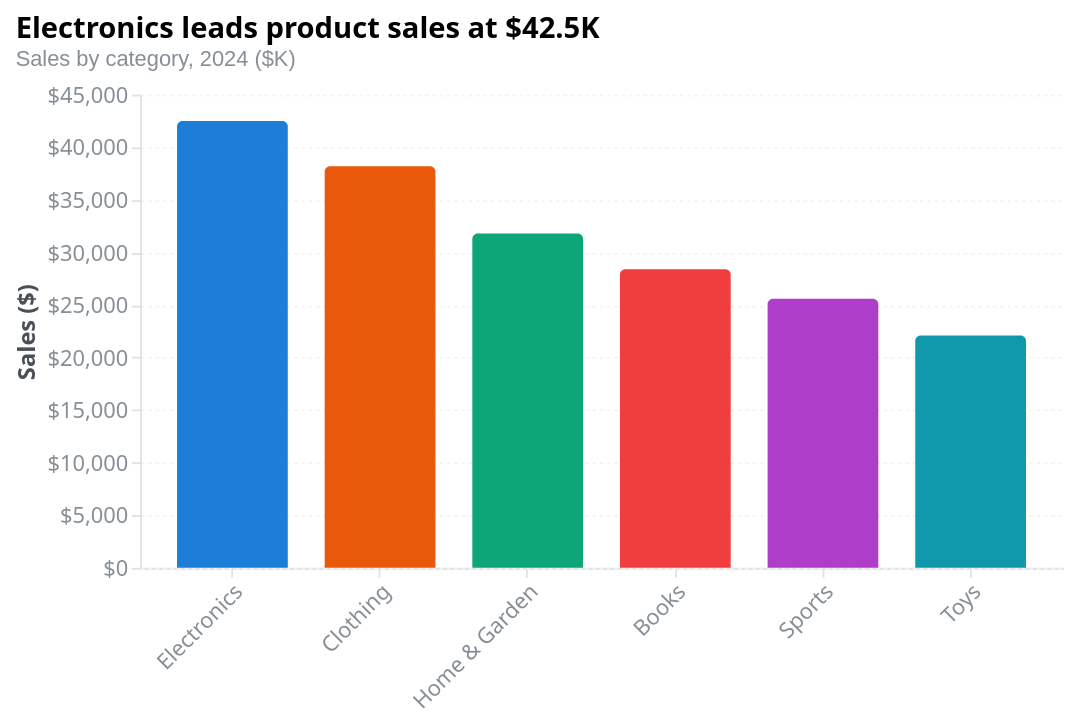

Write a Vega-Lite specification for this figure.
### Vega specification from a JSON file in a GitHub repository (floating-point values rounded to 4 significant figures)
{"_metadata": {"customization": ["Replace 'values' array with your data", "Change field names in scales and marks to match your data", "Update axes titles to include your units", "Modify title and description for your context"], "dataFormat": "Array of objects with 'category' (nominal) and 'value' (quantitative) fields"}, "$schema": "https://vega.github.io/schema/vega/v6.json", "autosize": {"contains": "padding", "type": "fit"}, "axes": [{"domainColor": "#dee2e6", "labelAlign": "right", "labelAngle": -45, "labelColor": "#868e96", "labelFontSize": 12, "orient": "bottom", "scale": "x", "tickColor": "#dee2e6"}, {"domainColor": "#dee2e6", "format": "$,.0f", "grid": true, "gridColor": "#f1f3f5", "gridDash": [2, 2], "labelColor": "#868e96", "labelFontSize": 12, "orient": "left", "scale": "y", "tickColor": "#dee2e6", "title": "Sales ($)", "titleColor": "#495057", "titleFontSize": 13}], "config": {"aria": true, "axis": {"labelFont": "system-ui, -apple-system, sans-serif", "titleFont": "system-ui, -apple-system, sans-serif"}, "title": {"font": "system-ui, -apple-system, sans-serif"}}, "data": [{"name": "source", "transform": [{"sort": {"field": "value", "order": "descending"}, "type": "collect"}], "values": [{"category": "Electronics", "value": 42500}, {"category": "Clothing", "value": 38200}, {"category": "Home & Garden", "value": 31800}, {"category": "Books", "value": 28400}, {"category": "Sports", "value": 25600}, {"category": "Toys", "value": 22100}]}], "description": "Bar chart comparing product sales across 6 retail categories. Electronics leads at $42,500, followed by Clothing at $38,200.", "height": 400, "marks": [{"encode": {"enter": {"cornerRadiusTopLeft": {"value": 3}, "cornerRadiusTopRight": {"value": 3}, "tooltip": {"signal": "{'Category': datum.category, 'Sales': '$' + format(datum.value, ',.0f')}"}, "width": {"band": 1, "scale": "x"}, "x": {"field": "category", "scale": "x"}, "y": {"field": "value", "scale": "y"}, "y2": {"scale": "y", "value": 0}}, "update": {"fill": {"field": "category", "scale": "color"}, "opacity": [{"test": "hovered === null || hovered.category === datum.category", "value": 1}, {"value": 0.3}]}}, "from": {"data": "source"}, "type": "rect"}], "padding": {"bottom": 8, "left": 8, "right": 16, "top": 8}, "scales": [{"domain": {"data": "source", "field": "category"}, "name": "x", "padding": 0.25, "range": "width", "type": "band"}, {"domain": {"data": "source", "field": "value"}, "name": "y", "nice": true, "range": "height", "type": "linear", "zero": true}, {"domain": {"data": "source", "field": "category"}, "name": "color", "range": ["#1c7ed6", "#e8590c", "#0ca678", "#f03e3e", "#ae3ec9", "#1098ad"], "type": "ordinal"}], "signals": [{"name": "hovered", "on": [{"events": "rect:pointerover", "update": "datum"}, {"events": "rect:pointerout", "update": "null"}], "value": null}], "title": {"anchor": "start", "fontSize": 16, "offset": 8, "subtitle": "Sales by category, 2024 ($K)", "subtitleColor": "#868e96", "subtitleFontSize": 12, "text": "Electronics leads product sales at $42.5K"}, "width": 600}
